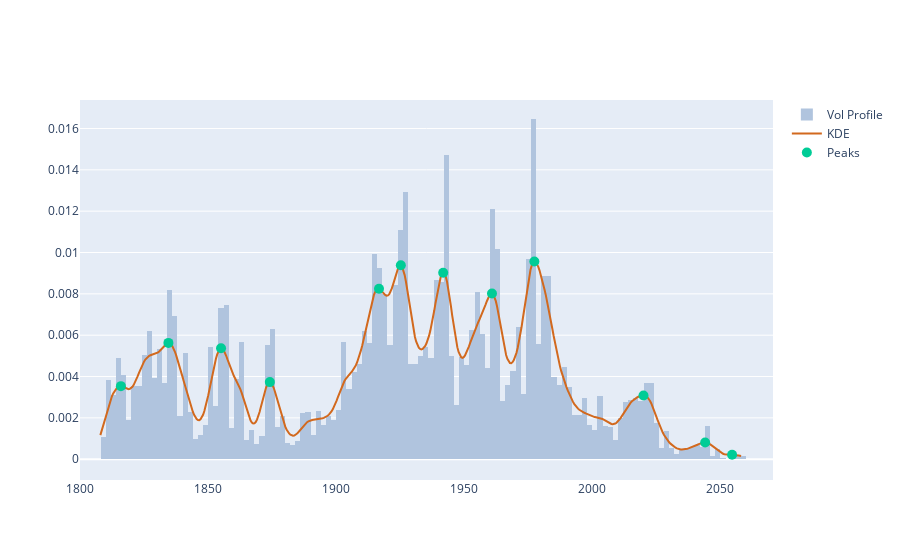

This figure's notebook cell:
### Code cell
peaks,_ = signal.find_peaks(kdy)
pkx = xr[peaks]
pky = kdy[peaks]

pk_marker_args=dict(size=10)
fig = get_dist_plot(close, volume, xr, kdy)
fig.add_trace(go.Scatter(name="Peaks", x=pkx, y=pky, mode='markers', marker=pk_marker_args))

### Figure 1 — Plotly figure (JSON) as saved in the notebook; plotly's stock layout.template omitted (floating-point values rounded to 4 significant figures; data arrays with more than 128 entries replaced by an {"elided": "..."} marker saying what was removed)
{"data": [{"histfunc": "sum", "histnorm": "probability density", "marker": {"color": "#B0C4DE"}, "name": "Vol Profile", "nbinsx": 150, "type": "histogram", "x": {"elided": "8540 float values"}, "y": {"elided": "8540 int values"}}, {"marker": {"color": "#D2691E"}, "mode": "lines", "name": "KDE", "type": "scatter", "x": {"elided": "500 float values"}, "y": {"elided": "500 float values"}}, {"marker": {"size": 10}, "mode": "markers", "name": "Peaks", "type": "scatter", "x": [1816.0, 1834.0, 1855.0, 1874.0, 1917.0, 1925.0, 1942.0, 1961.0, 1977.0, 2020.0, 2044.0, 2055.0], "y": [0.003534, 0.005628, 0.005371, 0.00373, 0.008249, 0.00938, 0.009024, 0.008017, 0.009567, 0.003086, 0.0008079, 0.0002158]}], "layout": {}}
